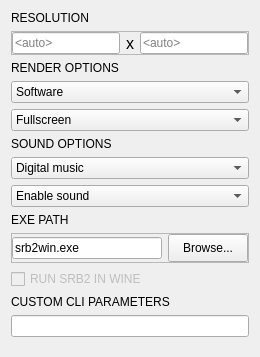
                    <widget class="QWidget" name="GameSettingsPage">
                     <layout class="QVBoxLayout" name="verticalLayout_27">
                      <item>
                       <widget class="QLabel" name="GameResolutionLabel">
                        <property name="maximumSize">
                         <size>
                          <width>16777215</width>
                          <height>26</height>
                         </size>
                        </property>
                        <property name="styleSheet">
                         <string notr="true"/>
                        </property>
                        <property name="text">
                         <string>RESOLUTION</string>
                        </property>
                       </widget>
                      </item>
                      <item>
                       <widget class="QFrame" name="GameResolutionSettingsWrapper">
                        <property name="maximumSize">
                         <size>
                          <width>16777215</width>
                          <height>48</height>
                         </size>
                        </property>
                        <property name="styleSheet">
                         <string notr="true"/>
                        </property>
                        <property name="frameShape">
                         <enum>QFrame::StyledPanel</enum>
                        </property>
                        <property name="frameShadow">
                         <enum>QFrame::Raised</enum>
                        </property>
                        <layout class="QGridLayout" name="gridLayout_3">
                         <property name="leftMargin">
                          <number>0</number>
                         </property>
                         <property name="topMargin">
                          <number>0</number>
                         </property>
                         <property name="rightMargin">
                          <number>0</number>
                         </property>
                         <property name="bottomMargin">
                          <number>0</number>
                         </property>
                         <property name="horizontalSpacing">
                          <number>6</number>
                         </property>
                         <property name="verticalSpacing">
                          <number>0</number>
                         </property>
                         <item row="0" column="0">
                          <widget class="QLineEdit" name="GameHorizontalResolutionInput">
                           <property name="styleSheet">
                            <string notr="true"/>
                           </property>
                           <property name="placeholderText">
                            <string>&lt;auto&gt;</string>
                           </property>
                          </widget>
                         </item>
                         <item row="0" column="1">
                          <widget class="QLabel" name="GameResMultLabel">
                           <property name="styleSheet">
                            <string notr="true">padding: 0;
font-size: 12pt;</string>
                           </property>
                           <property name="text">
                            <string>x</string>
                           </property>
                          </widget>
                         </item>
                         <item row="0" column="2">
                          <widget class="QLineEdit" name="GameVerticalResolutionInput">
                           <property name="placeholderText">
                            <string>&lt;auto&gt;</string>
                           </property>
                          </widget>
                         </item>
                        </layout>
                       </widget>
                      </item>
                      <item>
                       <widget class="QLabel" name="GameRenderCfgLabel">
                        <property name="text">
                         <string>RENDER OPTIONS</string>
                        </property>
                       </widget>
                      </item>
                      <item>
                       <widget class="QComboBox" name="GameRendererSetting">
                        <item>
                         <property name="text">
                          <string>Software</string>
                         </property>
                        </item>
                        <item>
                         <property name="text">
                          <string>OpenGL</string>
                         </property>
                        </item>
                       </widget>
                      </item>
                      <item>
                       <widget class="QComboBox" name="GameFullscreenSetting">
                        <item>
                         <property name="text">
                          <string>Fullscreen</string>
                         </property>
                        </item>
                        <item>
                         <property name="text">
                          <string>Borderless fullscreen</string>
                         </property>
                        </item>
                        <item>
                         <property name="text">
                          <string>Windowed</string>
                         </property>
                        </item>
                       </widget>
                      </item>
                      <item>
                       <widget class="QLabel" name="GameSoundOptionsLabel">
                        <property name="text">
                         <string>SOUND OPTIONS</string>
                        </property>
                       </widget>
                      </item>
                      <item>
                       <widget class="QComboBox" name="GameMusicSetting">
                        <item>
                         <property name="text">
                          <string>Digital music</string>
                         </property>
                        </item>
                        <item>
                         <property name="text">
                          <string>Midi music</string>
                         </property>
                        </item>
                        <item>
                         <property name="text">
                          <string>Load music from a CD</string>
                         </property>
                        </item>
                        <item>
                         <property name="text">
                          <string>Disable music</string>
                         </property>
                        </item>
                       </widget>
                      </item>
                      <item>
                       <widget class="QComboBox" name="GameSoundSetting">
                        <item>
                         <property name="text">
                          <string>Enable sound</string>
                         </property>
                        </item>
                        <item>
                         <property name="text">
                          <string>Disable sound</string>
                         </property>
                        </item>
                       </widget>
                      </item>
                      <item>
                       <widget class="QLabel" name="GameExecPathLabel">
                        <property name="text">
                         <string>EXE PATH</string>
                        </property>
                       </widget>
                      </item>
                      <item>
                       <widget class="QFrame" name="GameExecFilePath">
                        <property name="frameShape">
                         <enum>QFrame::StyledPanel</enum>
                        </property>
                        <property name="frameShadow">
                         <enum>QFrame::Raised</enum>
                        </property>
                        <layout class="QGridLayout" name="gridLayout_4">
                         <property name="leftMargin">
                          <number>0</number>
                         </property>
                         <property name="topMargin">
                          <number>0</number>
                         </property>
                         <property name="rightMargin">
                          <number>0</number>
                         </property>
                         <property name="bottomMargin">
                          <number>0</number>
                         </property>
                         <item row="0" column="0">
                          <widget class="QLineEdit" name="GameExecFilePathInput">
                           <property name="text">
                            <string>srb2win.exe</string>
                           </property>
                          </widget>
                         </item>
                         <item row="0" column="1">
                          <widget class="QPushButton" name="GameExecFilePathBrowse">
                           <property name="minimumSize">
                            <size>
                             <width>0</width>
                             <height>28</height>
                            </size>
                           </property>
                           <property name="text">
                            <string>Browse...</string>
                           </property>
                           <property name="icon">
                            <iconset theme="folder"/>
                           </property>
                          </widget>
                         </item>
                        </layout>
                       </widget>
                      </item>
                      <item>
                       <widget class="QCheckBox" name="WineToggle">
                        <property name="enabled">
                         <bool>false</bool>
                        </property>
                        <property name="text">
                         <string>RUN SRB2 IN WINE</string>
                        </property>
                        <property name="checked">
                         <bool>false</bool>
                        </property>
                       </widget>
                      </item>
                      <item>
                       <widget class="QLabel" name="GameArgsLabel">
                        <property name="text">
                         <string>CUSTOM CLI PARAMETERS</string>
                        </property>
                       </widget>
                      </item>
                      <item>
                       <widget class="QLineEdit" name="GameArgsInput"/>
                      </item>
                      <item>
                       <spacer name="verticalSpacer_2">
                        <property name="orientation">
                         <enum>Qt::Vertical</enum>
                        </property>
                        <property name="sizeHint" stdset="0">
                         <size>
                          <width>20</width>
                          <height>9</height>
                         </size>
                        </property>
                       </spacer>
                      </item>
                     </layout>
                    </widget>
